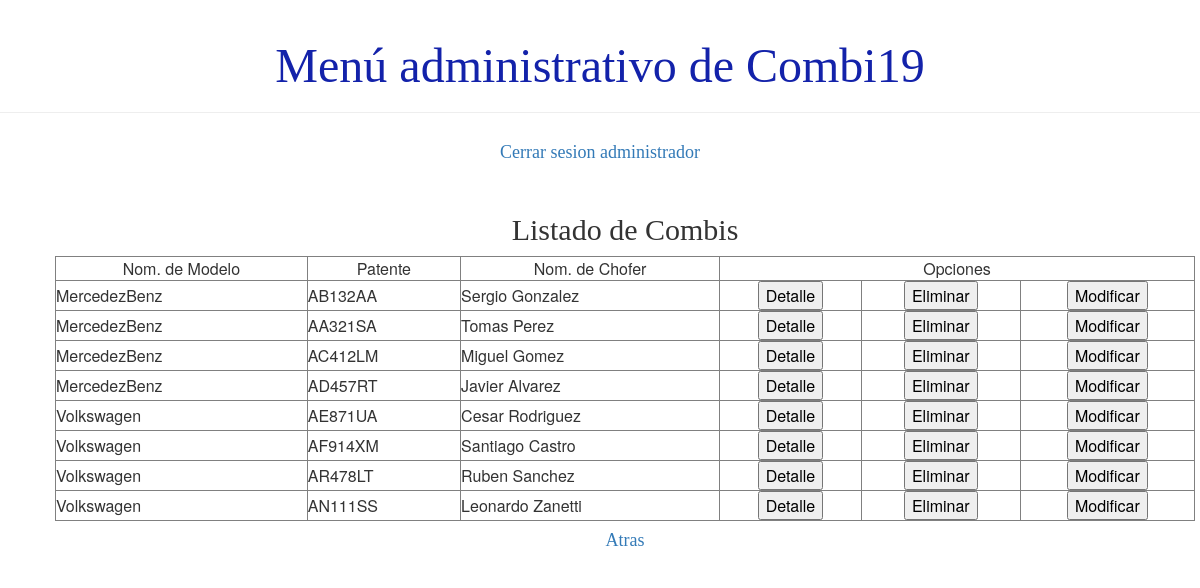
The page /usuario/listaCombi (signed in) on the database its author committed.
### demo1/models.py (models this page shows, shortened)
class Combi(models.Model):
    TIPOS_COMBI = (
        ('C', 'Cama'),
        ('S', 'Semicama'),
    )
    chofer = models.ForeignKey(Chofer, on_delete=models.CASCADE)
    patente = models.CharField(max_length=10)
    tipo = models.CharField(max_length=1, choices=TIPOS_COMBI)
    modelo = models.CharField(max_length=40)
    asientos = models.IntegerField()
    activo = models.BooleanField(default=True)

### demo1/views.py (the view)
# urls.py: path('usuario/listaCombi', views.listado_combi, name='listado_combi'),
def listado_combi(request):
    combis=filaDeCombi()
    page_obj,cantidad = listadoDePaginacion(combis, request)
    return render(request, 'demo1/listados/listado_combi.html', {'page_obj':page_obj, 'cantidad':cantidad, 'noSePuede':False})

### demo1/views.py (called while the page is built)
def listadoDePaginacion(lista, request):
    paginator= Paginator(lista, 10)
    cantidad=False if (paginator.count == 0) else True
    page_number = request.GET.get('page')
    return (paginator.get_page(page_number), cantidad)

def verificarSiCombiValido(id):
    viajes=Viaje.objects.filter(activo=True).values()
    for i in viajes:
        ruta=Ruta.objects.filter(id=i['ruta_id']).values()
        if ruta[0]['combi_id']==id:
            return False
    return True

def filaDeCombi():
    combis=Combi.objects.filter(activo=True).values()
    lista=[]
    for c in combis:
        chofer=Chofer.objects.filter(id=c['chofer_id']).values()
        n=verificarSiCombiValido(c['chofer_id'])
        d=User.objects.filter(id=chofer[0]['usuario_id']).values()
        dic={'modelo': c['modelo'], 'patente':c['patente'], 'chofer': d[0]['first_name']+' '+d[0]['last_name'], 'pk':c['id'], 'sePuede':n}
        lista.append(dic)
    return lista

### demo1/templates/demo1/listados/listado_combi.html (shortened to what this page needs)
{% extends 'demo1/base.html' %}
{% load static %}
{% block content %}
<div class="card">
    <h2>Listado de Combis</h2>
</div>
    <div class="card">
    <table class="tablalista" width=100% border="1">
        <tbody>
        {% if cantidad %}
            <tr>
                <td align="center">Nom. de Modelo</td>
                <td align="center">Patente</td>
                <td align="center">Nom. de Chofer</td>
                <td align="center" colspan="3">Opciones</td>
            </tr>
            {% for c in page_obj %}
                <tr>
                    <td>{{c.modelo}}</td>
                    <td>{{c.patente }}</td>
                    <td>{{c.chofer }}</td>
                    <td align="center">
                        <button><a href="{% url 'detalle_combi' pk=c.pk%}" style="text-decoration:none; color: black;">Detalle</a></button></td>
                    <td align="center">
                        <button onclick="confirmarEliminacion('{% url 'eliminar_combi' pk=c.pk%}', 'Esta seguro que desea eliminar la combi?' )" style="color: black;">Eliminar</button></td>
                    <td align="center">
                        <button><a href="{% url 'modificar_combi' pk=c.pk%}" style="text-decoration:none; color: black;">Modificar</a></button>
                    </td>
                </tr>
            {% endfor %}
        {% else %}
            <p>No se registro ninguna combi</p>
        {% endif %}
    </tbody>
    </table>
    </div>
<div class="card"><h4><a href="{% url 'principal' %}">Atras</a></h4></div>
{% endblock %}

### demo1/static/css/demo1.css (style rules this page uses)
h4 { color: #02105e; }
h1, h2, h3, h4 { font-family: 'Lobster', cursive; }
.card { display: flex; align-items: center; justify-content: center; }

### rows shown on the page
Combi: modelo "MercedezBenz", patente "AB132AA"
Combi: modelo "MercedezBenz", patente "AA321SA"
Combi: modelo "MercedezBenz", patente "AC412LM"
Combi: modelo "MercedezBenz", patente "AD457RT"
Combi: modelo "Volkswagen", patente "AE871UA"
Combi: modelo "Volkswagen", patente "AF914XM"
Combi: modelo "Volkswagen", patente "AR478LT"
Combi: modelo "Volkswagen", patente "AN111SS"

### other values the page prints
{{ c.chofer }} "Sergio Gonzalez" "Tomas Perez" "Miguel Gomez" "Javier Alvarez" "Cesar Rodriguez" "Santiago Castro" "Ruben Sanchez" "Leonardo Zanetti"
